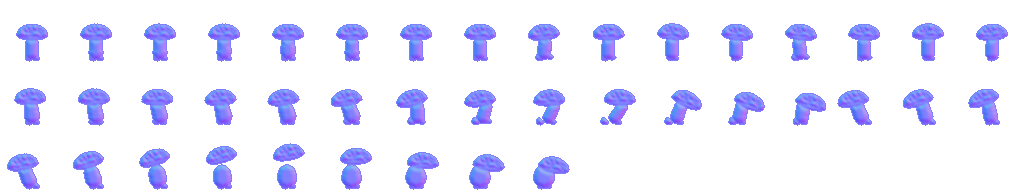
#> input picture aurelia/art/chars/capmook/normal.png, 1024 x 192 px
$ python portoes.py ../../../../../aurelia/art/chars/capmook/normal.png ../../../../../aurelia/art/chars/capmook/normal.png out.png
#> lines starting #> are read from the running program, lines starting #| are printed output that depends on the picture; after the words box and inside, x2 and y2 are one past the last pixel; in counts of white or black regions, pixels touching at a corner belong together
# Portões de legibilidade da captura de estresse (seção 11.8) e teste de paleta (11.7.7).
# Uso: python3 portoes.py stress.png mascara.png saida_prefixo
import sys, json
import numpy as np
from PIL import Image, ImageFilter
from scipy import ndimage

PAL = ["#231C17", "#E9DFC9", "#E3C99A", "#8E97A3", "#A8834F", "#7D8A5A", "#6E4A33", "#6F8894", "#C9A55A", "#5E8F7E",
       "#E2672B", "#F4F1E8", "#7FA3E0", "#F2E6C2", "#D9472B", "#E8B23A", "#3F62C8", "#9B3FA8", "#A8D82A",
       "#2F4677", "#6B2A63", "#B5301F"]
JOG = {"vermelhao": "#D9472B", "ouro": "#E8B23A", "ultramar": "#3F62C8", "murice": "#9B3FA8"}

def hexrgb(h): return np.array([int(h[i:i + 2], 16) for i in (1, 3, 5)], float) / 255
def lin(c): return np.where(c <= 0.04045, c / 12.92, ((c + 0.055) / 1.055) ** 2.4)
def unlin(c): return np.where(c <= 0.0031308, c * 12.92, 1.055 * np.clip(c, 0, None) ** (1 / 2.4) - 0.055)
def oklab(rgb):
    l = lin(rgb)
    M1 = np.array([[0.4122214708, 0.5363325363, 0.0514459929], [0.2119034982, 0.6806995451, 0.1073969566], [0.0883024619, 0.2817188376, 0.6299787005]])
    lms = np.cbrt(np.clip(l @ M1.T, 0, None))
    M2 = np.array([[0.2104542553, 0.7936177850, -0.0040720468], [1.9779984951, -2.4285922050, 0.4505937099], [0.0259040371, 0.7827717662, -0.8086757660]])
    return lms @ M2.T
# Machado 2009, severidade 1.0
DEU = np.array([[0.367322, 0.860646, -0.227968], [0.280085, 0.672501, 0.047413], [-0.011820, 0.042940, 0.968881]])
PRO = np.array([[0.152286, 1.052583, -0.204868], [0.114503, 0.786281, 0.099216], [-0.003882, -0.048116, 1.051998]])
def cvd(rgb, M): return unlin(np.clip(lin(rgb) @ M.T, 0, 1))

img = np.asarray(Image.open(sys.argv[1]).convert('RGB')).astype(float) / 255
mask = np.asarray(Image.open(sys.argv[2]).convert('L')).astype(float) / 255
out = sys.argv[3]
H, W = mask.shape
#> H = 192; W = 1024
her = mask > 0.8
#> her: shape (192, 1024) bool; every value is 0
ini = (mask > 0.3) & (mask < 0.7)
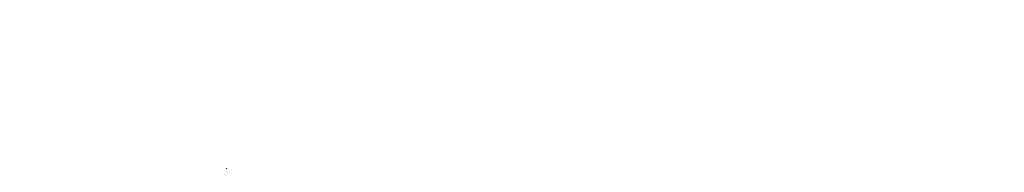
#> ini: shape (192, 1024) bool; 100% white; black in thin lines or dots, all inside (x1, y1, x2, y2) = (226, 168, 227, 169)

def contraste(L, sel, nome):
    lab, n = ndimage.label(ndimage.binary_opening(sel, iterations=1))
    res = []
    for i in range(1, n + 1):
        b = lab == i
        if b.sum() < 150: continue
        ring = ndimage.binary_dilation(b, iterations=6) & ~ndimage.binary_dilation(b, iterations=2) & ~her & ~ini
        if ring.sum() < 20: continue
        res.append(abs(np.median(L[b]) - np.median(L[ring])))
    return res

lab = oklab(img)
L = lab[..., 0]
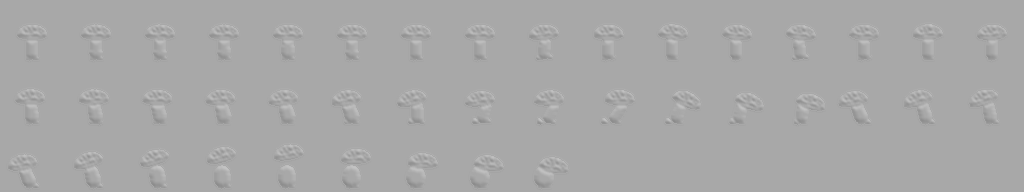
#> L: shape (192, 1024) float64; min 0.541, max 0.767, mean 0.659
r = {}
ch = contraste(L, her, 'her'); ci = contraste(L, ini, 'ini')
#> in contraste, `lab, n = ndimage.label(ndimage.binary_opening(sel, iterations=1))`: lab: shape (192, 1024) int32; every value is 0
#> in contraste, `lab, n = ndimage.label(ndimage.binary_opening(sel, iterations=1))`: n = 0
#> after the loop in contraste, `for i in range(1, n + 1):`: res = []
#> after `ch = contraste(L, her, 'her')`: ch = []
#> in contraste (call 2), `lab, n = ndimage.label(ndimage.binary_opening(sel, iterations=1))`: lab: shape (192, 1024) int32; values 0 (black) and 1 (white), 100% white; black in thin lines or dots
#> after `ci = contraste(L, ini, 'ini')`: ci = []
r['cinza_herois_lista'] = [round(x, 3) for x in ch]
r['cinza_herois_min'] = round(min(ch), 3) if ch else None
r['cinza_herois_mediana'] = round(float(np.median(ch)), 3) if ch else None
r['cinza_inimigos_mediana'] = round(float(np.median(ci)), 3) if ci else None
blur = np.asarray(Image.fromarray((img * 255).astype(np.uint8)).filter(ImageFilter.GaussianBlur(4))).astype(float) / 255
Lb = oklab(blur)[..., 0]
#> in lin (call 2), `def lin(c): return np.where(c <= 0.04045, c / 12.92, ((c + 0.055) / 1...`:
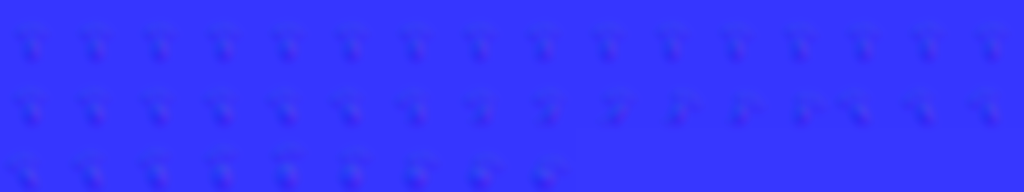
#> returned value: shape (192, 1024, 3) float64; mean of channels 0, 1, 2 0.213, 0.213, 0.995; drawn as R, G, B
#> in oklab (call 2), `M1 = np.array([[0.4122214708, 0.5363325363, 0.0514459929], [0.21190349..`: M1 = [[0.412, 0.536, 0.0514], [0.212, 0.681, 0.107], [0.0883, 0.282, 0.63]]
#> in oklab (call 2), `M2 = np.array([[0.2104542553, 0.7936177850, -0.0040720468], [1.9779984..`: M2 = [[0.21, 0.794, -0.00407], [1.98, -2.43, 0.451], [0.0259, 0.783, -0.809]]
#> in oklab (call 2), `return lms @ M2.T`:
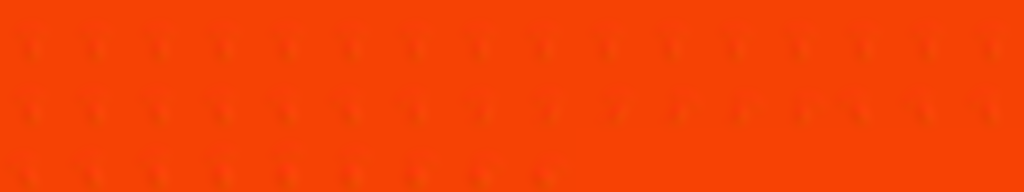
#> returned value: shape (192, 1024, 3) float64; mean of channels 0, 1, 2 0.659, 0.0323, -0.181; drawn with min black and max white
bh = contraste(Lb, her, 'her'); bi = contraste(Lb, ini, 'ini')
#> after `bh = contraste(Lb, her, 'her')`: bh = []
#> after `bi = contraste(Lb, ini, 'ini')`: bi = []
r['borrao_herois_lista'] = [round(x, 3) for x in bh]
r['borrao_herois_min'] = round(min(bh), 3) if bh else None
r['borrao_inimigos_mediana'] = round(float(np.median(bi)), 3) if bi else None
# miniatura 320x180: altura de cada herói em px e quantos se distinguem
mm = np.asarray(Image.fromarray((her * 255).astype(np.uint8)).resize((320, 180), Image.BILINEAR)) > 100
#> mm: shape (180, 320) bool; every value is 0
labm, nm = ndimage.label(ndimage.binary_dilation(mm, iterations=1))
#> labm: shape (180, 320) int32; every value is 0
#> nm = 0
alts = sorted([int(s[0].stop - s[0].start) for s in ndimage.find_objects(labm)])
#> alts = []
r['miniatura_herois_contados'] = int(nm)
r['miniatura_alturas_px'] = alts
# daltonismo: ΔE OKLab mínimo entre as 4 cores de jogador
cores = np.array([hexrgb(h) for h in JOG.values()])
#> cores = [[0.851, 0.278, 0.169], [0.91, 0.698, 0.227], [0.247, 0.384, 0.784], [0.608, 0.247, 0.659]]
def dmin(c):
    l = oklab(c); d = [np.linalg.norm(l[i] - l[j]) for i in range(4) for j in range(i + 1, 4)]
#> after `l = oklab(c)`: l = [[0.601, 0.157, 0.102], [0.793, 0.0172, 0.143], [0.526, -0.00993, -0.163], [0.534, 0.142, -0.109]]
#> after `d = [np.linalg.norm(l[i] - l[j]) for i in range(4) for j in range(i + `: d = [0.242, 0.322, 0.221, 0.407, 0.383, 0.162]
    return round(float(min(d)), 3)
r['jogadores_dE_normal'] = dmin(cores)
r['jogadores_dE_deuteranopia'] = dmin(cvd(cores, DEU))
r['jogadores_dE_protanopia'] = dmin(cvd(cores, PRO))
cv = cvd(cores, DEU)
#> cv = [[0.587, 0.525, 0.142], [0.838, 0.753, 0.249], [0, 0.386, 0.776], [0.301, 0.415, 0.648]]
r['par_vermelhao_ouro'] = {'normal': round(float(np.linalg.norm(oklab(cores[0]) - oklab(cores[1]))), 3),
                           'deut': round(float(np.linalg.norm(oklab(cv[0]) - oklab(cv[1]))), 3),
                           'dL_valor': round(float(abs(oklab(cores[0])[0] - oklab(cores[1])[0])), 3)}
# semântica de cor: perigo (vermelhão de perigo) x verde dos mortos x vermelhão do jogador 1
pg, vd, j1 = hexrgb("#B5301F"), hexrgb("#A8D82A"), hexrgb("#D9472B")
#> pg = [0.71, 0.188, 0.122]; vd = [0.659, 0.847, 0.165]; j1 = [0.851, 0.278, 0.169]
r['perigo_x_verde_dE'] = round(float(np.linalg.norm(oklab(pg) - oklab(vd))), 3)
r['perigo_x_jogador1_dE'] = round(float(np.linalg.norm(oklab(pg) - oklab(j1))), 3)
r['perigo_x_jogador1_dL'] = round(float(abs(oklab(pg)[0] - oklab(j1)[0])), 3)
# paleta: pixel "da paleta" = perto de uma cor da paleta, ou mistura dela com a tinta (borda de linha)
P = np.array([hexrgb(h) for h in PAL]); Pl = oklab(P)
#> after `P = np.array([hexrgb(h) for h in PAL])`: P = 22 rows, first 8: [0.137, 0.11, 0.0902], [0.914, 0.875, 0.788], [0.89, 0.788, 0.604], [0.557, 0.592, 0.639], [0.659, 0.514, 0.31], [0.49, 0.541, 0.353], [0.431, 0.29, 0.2], [0.435, 0.533, 0.58]
#> in oklab (call 18), `l = lin(rgb)`: l = 22 rows, first 8: [0.0168, 0.0116, 0.00857], [0.815, 0.738, 0.584], [0.768, 0.584, 0.323], [0.27, 0.309, 0.366], [0.392, 0.227, 0.0782], [0.205, 0.254, 0.102], [0.156, 0.0685, 0.0331], [0.159, 0.246, 0.296]
#> in oklab (call 18), `lms = np.cbrt(np.clip(l @ M1.T, 0, None))`: lms = 22 rows, first 8: [0.239, 0.231, 0.217], [0.913, 0.904, 0.865], [0.865, 0.841, 0.758], [0.667, 0.675, 0.699], [0.66, 0.626, 0.529], [0.609, 0.61, 0.536], [0.468, 0.437, 0.378], [0.597, 0.615, 0.646]
#> after `Pl = oklab(P)`: Pl = 22 rows, first 8: [0.233, 0.00777, 0.0122], [0.906, 0.00193, 0.0312], [0.846, 0.00931, 0.0676], [0.673, -0.00512, -0.0199], [0.634, 0.0218, 0.0799], [0.61, -0.0358, 0.06], [0.443, 0.0363, 0.0484], [0.611, -0.0224, -0.0255]
flat = lab.reshape(-1, 3)
d = np.min(np.linalg.norm(flat[:, None, :] - Pl[None], axis=2), axis=1)
ink = Pl[0]
#> ink = [0.233, 0.00777, 0.0122]
best = np.full(len(flat), 9.0)
for k in range(1, len(PAL)):
    dv = Pl[k] - ink
    a = np.clip(((flat - ink) @ dv) / (dv @ dv), 0, 1)
    best = np.minimum(best, np.linalg.norm(flat - (ink + a[:, None] * dv), axis=1))
#> this loop made 21 passes
#> dv on passes 1 to 12: [0.673, -0.00584, 0.019], [0.613, 0.00154, 0.0554], [0.44, -0.0129, -0.0321], [0.401, 0.014, 0.0678], [0.377, -0.0436, 0.0478], [0.211, 0.0285, 0.0362], [0.378, -0.0302, -0.0376], [0.506, 0.0027, 0.0903], [0.377, -0.0662, -0.00241], [0.422, 0.115, 0.104], [0.725, -0.0081, 0.000176], [0.48, -0.0237, -0.109]
fora = (d > 0.045) & (best > 0.03)
r['fora_da_paleta_pct'] = round(float(fora.mean() * 100), 2)
V = img.max(axis=2)
r['V_min_mundo_pct'] = round(float(np.percentile(V, 0.01) * 100), 1)
r['pixels_abaixo_V11_pct'] = round(float((V < 0.11).mean() * 100), 3)
json.dump(r, open(out + '.json', 'w'), indent=1, ensure_ascii=False)
print(json.dumps(r, ensure_ascii=False))
#> (printed output is left out)
# painel
def im(a): return Image.fromarray((np.clip(a, 0, 1) * 255).astype(np.uint8))
g = np.repeat(L[..., None] / max(L.max(), 1e-3), 3, 2)
mini = im(img).resize((320, 180), Image.LANCZOS).resize((W, H), Image.NEAREST)
de = cvd(img.reshape(-1, 3), DEU).reshape(img.shape); pr = cvd(img.reshape(-1, 3), PRO).reshape(img.shape)
fz = img.copy().reshape(-1, 3); fz[fora] = [1, 0, 1]; fz = fz.reshape(img.shape)
#> after `fz = fz.reshape(img.shape)`:
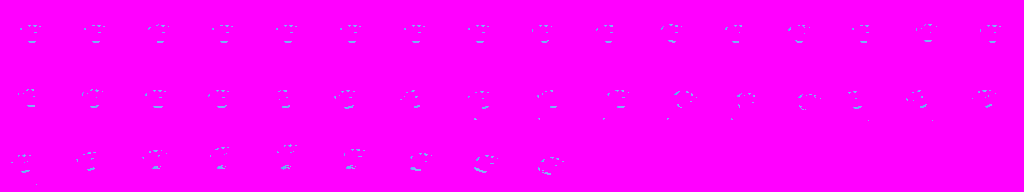
#> fz: shape (192, 1024, 3) float64; mean R, G, B 0.996, 0.0047, 1
tiles = [im(img), im(g), im(blur), mini, im(de), im(pr), im(fz)]
names = ['original', 'cinza (L OKLab)', 'borrao 4 px', 'miniatura 320x180', 'deuteranopia', 'protanopia', 'fora da paleta (magenta)']
w2, h2 = W // 2, H // 2
#> w2 = 512; h2 = 96
pan = Image.new('RGB', (w2 * 4, h2 * 2), (35, 28, 23))
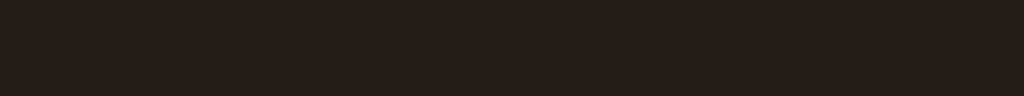
#> pan: PIL image 2048x192 RGB (shown at 1/2 size); mean R, G, B 35, 28, 23
from PIL import ImageDraw
dr = ImageDraw.Draw(pan)
for i, t in enumerate(tiles):
    x, y = (i % 4) * w2, (i // 4) * h2
    pan.paste(t.resize((w2, h2), Image.LANCZOS), (x, y))
    dr.rectangle([x, y, x + 230, y + 18], fill=(35, 28, 23)); dr.text((x + 4, y + 3), names[i], fill=(233, 223, 201))
#> this loop made 7 passes
#> (x, y) on passes 1 to 7: (0, 0), (512, 0), (1024, 0), (1536, 0), (0, 96), (512, 96), (1024, 96)
txt = '\n'.join(f'{k}: {v}' for k, v in r.items())
dr.text((3 * w2 + 10, h2 + 10), txt, fill=(233, 223, 201))
pan.save(out + '.png')
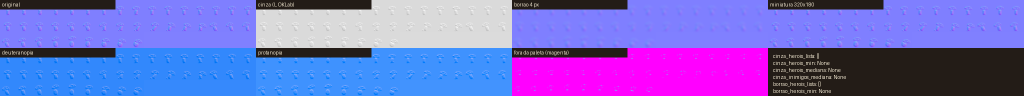
#> saved as out.png.png: PIL image 2048x192 RGB (shown at 1/2 size); mean R, G, B 118.6, 107.5, 204.1
